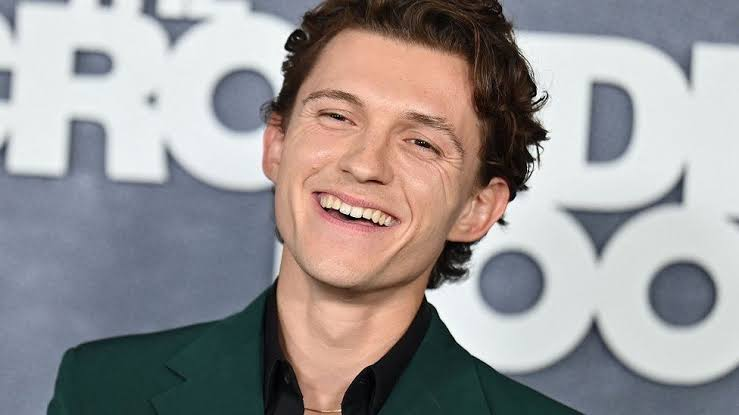
#> input picture Images/Tom Holland/tom.jpg, 739 x 415 px, found by its file name
$ python face_recognizer.py
#> lines starting #> are read from the running program, lines starting #| are printed output that depends on the picture; after the words box and inside, x2 and y2 are one past the last pixel; in counts of white or black regions, pixels touching at a corner belong together
import numpy as np
import cv2 as cv
import os

# Load Haar cascade
haar_cascade_path = 'haar_face.xml'
if not os.path.exists(haar_cascade_path):
    raise FileNotFoundError("Haar cascade XML file not found.")

haar_cascade = cv.CascadeClassifier(haar_cascade_path)

# Define known people
people = ['Robert Downey', 'Tom Holland', 'Chris Hemsworth']

# Load trained recognizer
face_recognizer = cv.face.LBPHFaceRecognizer_create()
face_model_path = 'face_trained.yml'
if not os.path.exists(face_model_path):
    raise FileNotFoundError("Trained face model file not found.")

face_recognizer.read(face_model_path)

# Load and preprocess image
img_path = r'C:\python\opencv\face_recognization\Images\Tom Holland\tom.jpg'
img = cv.imread(img_path)
#> img is the input picture: shape (415, 739, 3); mean B, G, R 148.3, 147.9, 152.2
if img is None:
    raise FileNotFoundError(f"Image not found at path: {img_path}")
# --- Setup ---
haar_path = 'haar_face.xml'
model_path = 'face_trained.yml'
img_path = r'C:\python\opencv\face_recognization\Images\Tom Holland\tom.jpg'
people = ['Robert Downey', 'Tom Holland', 'Chris Hemsworth']

# --- Load Haar Cascade ---
if not os.path.exists(haar_path):
    raise FileNotFoundError("Haar cascade XML file not found.")
haar_cascade = cv.CascadeClassifier(haar_path)

# --- Load Trained Model ---
if not os.path.exists(model_path):
    raise FileNotFoundError("Trained model file not found.")
face_recognizer = cv.face.LBPHFaceRecognizer_create()
face_recognizer.read(model_path)

# --- Load Image ---
img = cv.imread(img_path)
if img is None:
    raise FileNotFoundError(f"Image not found at path: {img_path}")
gray = cv.cvtColor(img, cv.COLOR_BGR2GRAY)
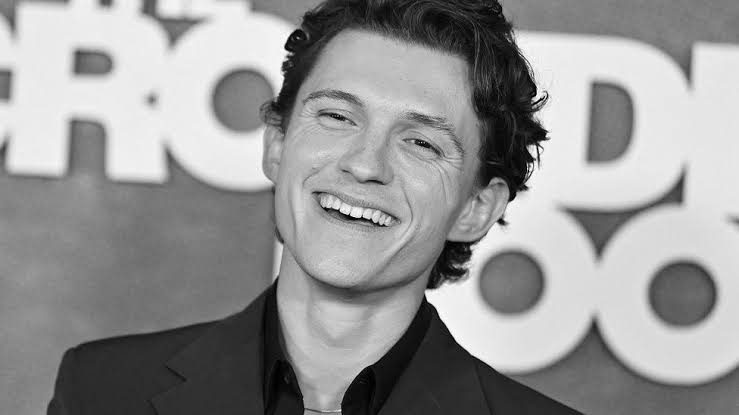
#> gray: shape (415, 739); min 0, max 255, mean 149.3

# Detect faces
face_rects = haar_cascade.detectMultiScale(gray, scaleFactor=1.1, minNeighbors=4)
#> face_rects = [[268, 39, 224, 224]]

for (x, y, w, h) in face_rects:
    faces_roi = gray[y:y+h, x:x+w]

    label, confidence = face_recognizer.predict(faces_roi)

    if label < len(people):
        name = people[label]
        text = f"{name} ({confidence:.2f})"
    else:
        text = "Unknown"
#> this loop made 1 pass
#> (x, y, w, h, label, confidence, name, text) on pass 1: (268, 39, 224, 224, 1, 0, 'Tom Holland', 'Tom Holland (0.00)')
#> pass 1, `faces_roi = gray[y:y+h, x:x+w]`:
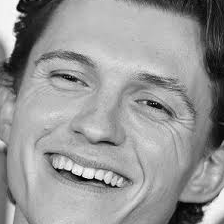
#> faces_roi: shape (224, 224); min 1, max 255, mean 151
# --- Show Grayscale Image ---
cv.namedWindow("Grayscale View", cv.WINDOW_NORMAL)
cv.resizeWindow("Grayscale View", 300, 300)
cv.imshow("Grayscale View", gray)

# --- Detect Faces ---
face_rects = haar_cascade.detectMultiScale(gray, scaleFactor=1.1, minNeighbors=4)

# --- Predict and Annotate ---
for (x, y, w, h) in face_rects:
    face_roi = gray[y:y+h, x:x+w]
    label, confidence = face_recognizer.predict(face_roi)

    name = people[label] if label < len(people) else "Unknown"
    text = f"{name} ({confidence:.2f})"

    cv.rectangle(img, (x, y), (x+w, y+h), (0, 255, 0), thickness=2)
    cv.putText(img, text, (x, y - 10), cv.FONT_HERSHEY_COMPLEX, 0.8, (0, 255, 0), 2)
#> this loop made 1 pass
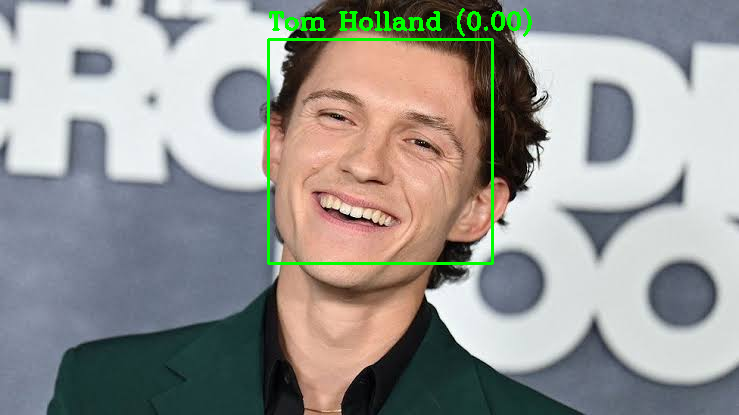
#> img: shape (415, 739, 3); 1.58% of pixels changed, all inside (x1, y1, x2, y2) = (267, 8, 532, 265)

# Display results
cv.namedWindow("Detected", cv.WINDOW_NORMAL)
cv.resizeWindow("Detected", 300, 300)
cv.imshow("Detected", img)
# --- Show Final Output ---
cv.namedWindow("Face Recognition Result", cv.WINDOW_NORMAL)
cv.resizeWindow("Face Recognition Result", 300, 300)
cv.imshow("Face Recognition Result", img)

print("Press any key to close the window...")
cv.waitKey(0)
cv.destroyAllWindows()

$ run again, with Images/Tom Holland/short.jpg copied over Images/Tom Holland/tom.jpg
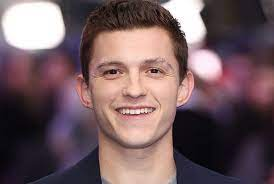
#> input picture Images/Tom Holland/short.jpg, 274 x 184 px, found by its file name
#> img is the input picture: shape (184, 274, 3); mean B, G, R 95.2, 91.2, 114
#> face_rects = [[80, 30, 107, 107]]
#> the loop `for (x, y, w, h) in face_rects:` made 1 pass
#> (x, y, w, h, label, confidence, name, text) on pass 1: (80, 30, 107, 107, 1, 0, 'Tom Holland', 'Tom Holland (0.00)')
#> pass 1, `faces_roi = gray[y:y+h, x:x+w]`:
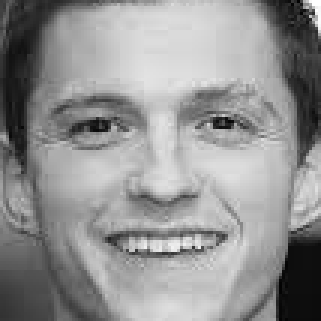
#> faces_roi: shape (107, 107) (shown 3 times larger); min 2, max 254, mean 146
#> the loop `for (x, y, w, h) in face_rects:` made 1 pass
#> after the loop `for (x, y, w, h) in face_rects:`:
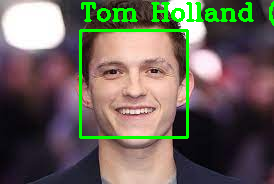
#> img: shape (184, 274, 3); 5.57% of pixels changed, all inside (x1, y1, x2, y2) = (79, 1, 274, 139)
